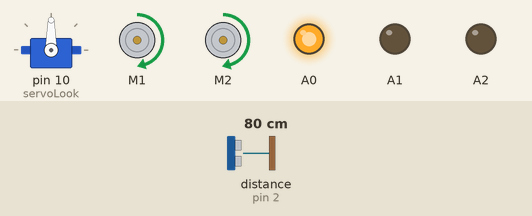
This sketch was run on a simulated Arduino Uno, built with avr-gcc and run on an emulated ATmega328P. Shown: servo, 2 × DC motor (green arrow = forward, orange = backward, longer = faster), output pins drawn as LEDs (lit = HIGH). Inputs (shaded band) come from the test bench; at power-on: distance to the obstacle (sensor on pin 2) 80 cm. The echo pulse lasts 58.3 µs per cm.

Above: at 3.4 s.
3.5 s: distance to the obstacle (sensor on pin 2) set to 33 cm
6.5 s: distance to the obstacle (sensor on pin 2) set to 27 cm
At 9.4 s:
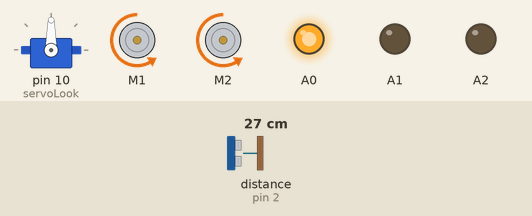
9.5 s: distance to the obstacle (sensor on pin 2) set to 250 cm
At 12.12 s:
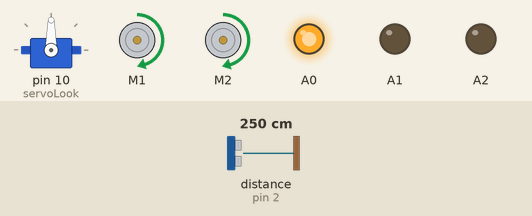
12.5 s: distance to the obstacle (sensor on pin 2) set to 2 cm
At 17.1 s:
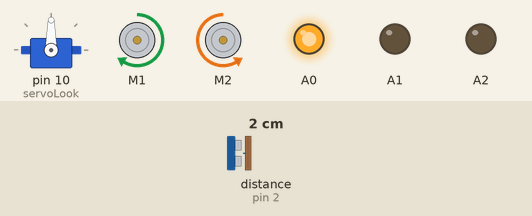
18.5 s: distance to the obstacle (sensor on pin 2) set to 35 cm
Timing chart, 0 to 22.5 s (numbered marks = the images above; inputs shaded):
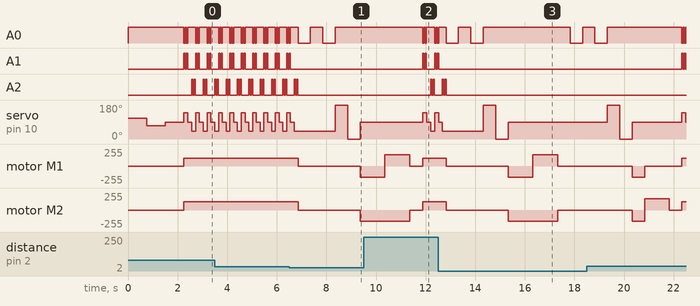

The sketch:

Auto-Patrol-RobotV1.ino
```cpp
#include <HCSR04.h>
#include <Servo.h>
// 0 is Right & 180 is left

#include <AFMotor.h>

AF_DCMotor motorLEFT(1);
AF_DCMotor motorRIGHT(2);

Servo servoLook;  // create servo object to control a servo
//int pos = 0;  // variable to store the servo position Tri4, Echo 2

HCSR04 hc(4,2);
//  Serial.println( hc.dist() );

byte motorSpeed = 120;                            //The maximum motor speed
byte lag = 2;                                     // Factor to account for slightly different Left & right motor speeds

byte turnSpeed = 170;                             //Amount to add to motor speed when turning
int maxDist = 50;                                 //Maximum sensing distance (Objects further than this distance are ignored)
int stopDist = 30;                                //Minimum distance from an object to stop in cm


void setup() {
//  Serial.begin(9600);
  servoLook.attach(10);   // attaches the servo on pin 10 to the servo object
  motorLEFT.setSpeed(motorSpeed);
  motorRIGHT.setSpeed(motorSpeed+75);
  motorLEFT.run(RELEASE);
  motorRIGHT.run(RELEASE);
  pinMode(A0, OUTPUT);
  digitalWrite(A0, HIGH);                         // For buzzer beep
  pinMode(A1, OUTPUT);
  analogWrite(A1, 0);                             // Blue LED blink
  pinMode(A2, OUTPUT);
  analogWrite(A2, 0);                             // Red LED blink
  servoLook.write(110);                           // Servo Test
  delay(750);
  servoLook.write(70);                            // Servo Test
  delay(750);
  servoLook.write(90);                            // Set the servo to look straight ahead
  delay(750);

}

void loop() {
  int count=2;
  int dL, dM, dR;
  int distance = hc.dist();                       //Check that there are no objects ahead
//  Serial.println("Distance:");
//  Serial.println(distance);
//  if(distance >= stopDist)                      //If there are no objects within the stopping distance, move forward
//  {
//    moveForward();
//  }
  moveForward (count);
  while(distance >= stopDist)                     //Keep checking the object distance until it is within the minimum stopping distance
  {
    servoLook.write(140);
    digitalWrite(A0, LOW);                        // Buzzer Beep
    analogWrite(A1, 200);                         // Blue LED blink
    delay(50);
    digitalWrite(A0, HIGH);
    analogWrite(A1, 0);
    delay(50);
    digitalWrite(A0, LOW);
    analogWrite(A1, 200);
    delay(50);
    digitalWrite(A0, HIGH);
    analogWrite(A1, 0);
    dL = hc.dist();                               // Clearance range on left side
    servoLook.write(90);
//    digitalWrite(A0, LOW);
    delay(150);
//    digitalWrite(A0, HIGH);
    dM = hc.dist();                               // Clearance range straight ahead
    servoLook.write(40);
    analogWrite(A2, 200);                         // Red LED blink
    delay(50);
    analogWrite(A2, 0);
    delay(50);
    analogWrite(A2, 200);
    delay(50);
    analogWrite(A2, 0);


//    digitalWrite(A0, LOW);
//    delay(150);
//    digitalWrite(A0, HIGH);
    dR = hc.dist();                               // Clearance range on right side
    distance = min(dL, min( dM, dR));                   //Check which side has lowest clearance
//    delay(250);

//    Serial.println("DistanceIn:");
//    Serial.println(distance);
//    Serial.println("Count:");
//    Serial.println(count);
//  count++;
   }
  stopMove();                                     //Stop the motors
  digitalWrite(A0, LOW);
  delay(500);
  digitalWrite(A0, HIGH);
  delay(500);
  digitalWrite(A0, LOW);
  delay(500);
  digitalWrite(A0, HIGH);
  unsigned long StartTime = millis();
  int turnDir = checkDirection();                 //Check the left and right object distances and get the turning instruction
  Serial.println("turnDir");
  Serial.print(turnDir);
  switch (turnDir)                                //Turn left, turn around or turn right depending on the instruction
  {
    case 0:                                       //Turn left
      turnLeft (1000);
//      digitalWrite(A0, HIGH);
//      delay(10);
//      digitalWrite(A0, LOW);
      break;
    case 1:                                       //Turn around
      Uturn (1000);
//      digitalWrite(A0, HIGH);
//      delay(10);
//      digitalWrite(A0, LOW);
      break;
    case 2:                                       //Turn right
      turnRight (1000);
//      digitalWrite(A0, HIGH);
//      delay(10);
//      digitalWrite(A0, LOW);
      break;
  }
}

//void accelerate()                                 //Function to accelerate the motors from 0 to full speed
//{
//  for (int i=0; i<motorSpeed; i++)                //Loop from 0 to full speed
//  {
//    motorLEFT.setSpeed(i);                        //Set the motors to the current loop speed
//    motorRIGHT.setSpeed(i);
//    delay(10);
//  }
//}
//
//void decelerate()                                 //Function to decelerate the motors from full speed to zero
//{
//  for (int i=motorSpeed; i!=0; i--)               //Loop from full speed to 0
//  {
//    motorLEFT.setSpeed(i);                        //Set the motors to the current loop speed
//    motorRIGHT.setSpeed(i);
//
//    delay(10);
//  }
//}

void moveForward(int count)                                //Set all motors to run forward
{
  if (count==1){
    for (int i=0; i<255; i++) {
      motorLEFT.setSpeed(i);
      motorRIGHT.setSpeed(i);
      motorLEFT.run(FORWARD);
      motorRIGHT.run(FORWARD);
      delay(10);
    }
  }
  motorLEFT.setSpeed(motorSpeed);                           //Set the motors to the motor speed
  motorRIGHT.setSpeed(motorSpeed+lag);
  motorLEFT.run(FORWARD);
  motorRIGHT.run(FORWARD);

}

void stopMove()                                   //Set all motors to stop
{
  motorLEFT.run(RELEASE);
  motorRIGHT.run(RELEASE);

}

void turnLeft(int duration)                                 //Set motors to turn left for the specified duration then stop
{
  motorLEFT.setSpeed(turnSpeed-lag);                 //Set the motors to the motor speed
  motorRIGHT.setSpeed(turnSpeed);
  motorLEFT.run(BACKWARD);
  motorRIGHT.run(BACKWARD);
  delay (500);
  motorLEFT.run(RELEASE);
  motorRIGHT.run(FORWARD);
  delay(duration);
  motorLEFT.setSpeed(motorSpeed);                           //Set the motors to the motor speed
  motorRIGHT.setSpeed(motorSpeed+lag);
  motorLEFT.run(RELEASE);
  motorRIGHT.run(RELEASE);
  delay (500);
 }

void turnRight(int duration)                                //Set motors to turn right for the specified duration then stop
{
  motorLEFT.setSpeed(turnSpeed-lag);                 //Set the motors to the motor speed
  motorRIGHT.setSpeed(turnSpeed);
  motorLEFT.run(BACKWARD);
  motorRIGHT.run(BACKWARD);
  delay (500);
  motorLEFT.run(FORWARD);
  motorRIGHT.run(RELEASE);
  delay(duration);
  motorLEFT.setSpeed(motorSpeed);                           //Set the motors to the motor speed
  motorRIGHT.setSpeed(motorSpeed+lag);
  motorLEFT.run(RELEASE);
  motorRIGHT.run(RELEASE);
  delay (500);
}

void Uturn(int duration)                                //Set motors to turn right for the specified duration then stop
{
  motorLEFT.setSpeed(turnSpeed);                 //Set the motors to the motor speed
  motorRIGHT.setSpeed(turnSpeed);
  motorLEFT.run(BACKWARD);
  motorRIGHT.run(BACKWARD);
  delay (1000);
  motorLEFT.run(FORWARD);
  motorRIGHT.run(BACKWARD);
  delay(duration);
  motorLEFT.setSpeed(motorSpeed);                           //Set the motors to the motor speed
  motorRIGHT.setSpeed(motorSpeed+lag);
  motorLEFT.run(RELEASE);
  motorRIGHT.run(RELEASE);
  delay (500);

}


int checkDirection()                                            //Check the left and right directions and decide which way to turn
{
  int distances [2] = {0,0};                                    //Left and right distances
  int turnDir = 1;                                              //Direction to turn, 0 left, 1 reverse, 2 right
  servoLook.write(180);                                         //Turn servo to look left
  delay(500);
  distances [0] = hc.dist();                                //Get the left object distance
  servoLook.write(0);                                           //Turn servo to look right
  delay(500);
  distances [1] = hc.dist();                                //Get the right object distance
  if (distances[0]>=maxDist && distances[1]>=maxDist)                   //If both directions are clear, turn left
    turnDir = 0;
  else if (distances[0]<=stopDist && distances[1]<=stopDist)    //If both directions are blocked, turn around
    turnDir = 1;
  else if (distances[0]>=distances[1])                          //If left has more space, turn left
    turnDir = 0;
  else if (distances[0]<distances[1])                           //If right has more space, turn right
    turnDir = 2;
    servoLook.write(90);
  return turnDir;

}
```

Measured:
- the behaviour switches between 30 and 29 cm on distance to the obstacle (sensor on pin 2) (found by bisection; images 0 and 1)
- after the input at 6.5 s, A1: goes on until 6.5 s, then stays LOW; A2: goes on until 6.9 s, then stays LOW; motor M1: forward 120/255 → stopped after 0.36 s, → backward 170/255 2.5 s later; motor M2: forward 122/255 → stopped after 0.36 s, → backward 170/255 2.5 s later
- after the input at 9.5 s, A1: goes HIGH 0.05 s, LOW 0.05 s, HIGH 0.05 s, LOW 0.35 s, HIGH 0.05 s, LOW 0.05 s, then HIGH, starting after 2.4 s; A2: alternates HIGH for 0.05 s and LOW for 0.05 s, starting after 2.7 s; servo on pin 10 (servoLook): 90° → 140° after 2.4 s, → 90° 0.17 s later, → 40° 0.17 s later, → 140° 0.17 s later
- after the input at 12.5 s, A1: goes on until 12.5 s, then stays LOW; A2: goes on until 12.8 s, then stays LOW; motor M1: forward 120/255 → stopped after 0.33 s, → backward 170/255 2.5 s later, → forward 170/255 1.0 s later, → stopped 1.0 s later; motor M2: forward 122/255 → stopped after 0.33 s, → backward 170/255 2.5 s later, → stopped 2.0 s later
- after the input at 18.5 s, A1: alternates HIGH for 0.05 s and LOW for 0.05 s, starting after 3.8 s
- by itself, A1: repeats every 0.46 s: LOW 0.05 s, HIGH 0.05 s, LOW 0.31 s, HIGH 0.05 s
- by itself, A2: repeats every 0.46 s: HIGH 0.05 s, LOW 0.31 s, HIGH 0.05 s, LOW 0.05 s
